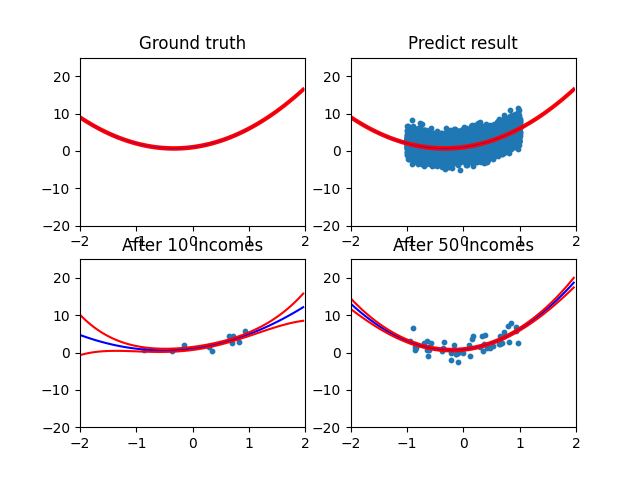

This chart was generated by the following Python code:
import numpy as np
import math
import matplotlib.pyplot as plt
np.set_printoptions(suppress=True)

#----------------------------------------------------------------------------------------------
###1a
def Univariate(mean,var):
    
    std = math.sqrt(var)
    U = np.random.uniform(0,1)
    V = np.random.uniform(0,1)
    lnU = math.log(U)
    z = math.sqrt(-2*lnU)*math.cos(2*math.pi*V)
    answer = z*std + mean
    #print("The mean is %.4f . The std is %.4f . So the answer is %.4f"%(mean,std,answer))
    return answer
    
    """
    std = math.sqrt(var)
    random_data=np.sum(np.random.uniform(size = 12))-6
    random_data=random_data*std+mean
    return(random_data)
    """     
mean =  10
var  =   2    
#Univariate(mean,var)

#----------------------------------------------------------------------------------------------
###1b
def Polynomial(n,a,w,Univariate):
    e = Univariate(0,a)
    x = np.random.uniform(-1,1)
    phi_x = np.array([x ** i for i in range(n)])
    y = np.sum(phi_x * w) + e
    return x,y
n = 3
a = 1
w = np.random.rand(1,n)
#x,y = Polynomial(n,a,w,Univariate)


#------------------------------------------------------------------------------------------------
###2
def mean_data(data):
    return sum(data)/len(data)   
def variance_data(data):
    m = mean_data(data)
    x = [ (i-m)**2 for i in data]
    return sum(x)/(len(data)-1)
def change_variance(data,old_var,old_m,new_m,count):
    new_var = old_var + ((data[count-1]-old_m)**2)/len(data)-old_var/(len(data)-1)
    return new_var
def Sequential_Estimator(mean,var,Univariate,mean_data,variance_data):
    threshold = 0.0005
    data = []
    data.append(Univariate(mean,var))
    new_m = mean_data(data)
    new_var = 0
    print("Add data :%.10f"%(data[-1]),end="  ")
    print("Mean:%.10f  Var:0"%new_m)
    count = 1
    #for i in range(20000):
    while(True):
        count+=1
        data.append(Univariate(mean,var))
        print("The iteration is %d\t Add data :%.10f"%(count,data[count-1]),end="  ")
        old_m = new_m
        new_m = mean_data(data)
        old_var = new_var
        new_var = change_variance(data,old_var,old_m,new_m,count)
        print("Mean:%.10f  Var:%.10f"%(new_m,new_var))
        if (abs(new_m-old_m)<threshold) and (abs(new_var-old_var))<threshold:
            break
    return 0
mean = 3
var  = 5
#Sequential_Estimator(mean,var,Univariate,mean_data,variance_data)
#--------------------------------------------------------------------------------------------
##3
def matrix_print(matrix):
    N , M = matrix.shape
    for i in range(N):
        print("",end = "          ")
        for j in range(M):
            print(matrix[i][j],end="")
        print()
def baysian_linear_regression(b, n, a, w,Univariate):
    data, result = [], []
    
    mean = np.zeros((n, 1))
    cov = np.identity(n) * 1 / b
    #Prior(w) ~ N(0,b^(-1)*I)
    
    for i in range(10000):
        x , y = Polynomial(n,a,w,Univariate)
        data.append([x,y])
        print("-----------------------------------")
        print("Add data point %.10f %.10f"%(x,y))
        phi_x = np.array([[x**i for i in range(n)]])
        
        cov_new = np.linalg.inv( a * np.dot(phi_x.T , phi_x) + np.linalg.inv(cov))
        mean = np.dot(cov_new , a*phi_x.T * y +np.dot(np.linalg.inv(cov),mean))
        cov  = cov_new
        
        predictive_mean = np.dot(phi_x,mean).squeeze()
        predictive_var = 1/a + np.dot(np.dot(phi_x,cov),phi_x.T).squeeze()
        
        if i==9 or i==49:
            result.append([mean,cov])
        
        print("Postiror mean :")
        matrix_print(mean)
        print("Postiror variance :")
        matrix_print(cov)
        print("Predictive distribution ~N(%.5f , %.5f)"%(predictive_mean,predictive_var))
    
    result_title = ["Predict result", "After 10 incomes", "After 50 incomes"]
    point_amount = [-1, 10, 50]
    
    plot_n = 100
    data = np.array(data)
    result.insert(0,[mean,cov])

    plot_x = np.array(range(plot_n)) / plot_n * 4 - 2
    plot_phi_x = np.array([[p ** i for i in range(n)] for p in plot_x])
    plot_mean = np.array([np.dot(w, plot_phi_x[i]) for i in range(plot_n)])
    

    
    plt.subplot(2, 2, 1)
    plt.title("Ground truth")
    plt.axis([-2, 2, -20, 25])
    
    plt.plot(plot_x, plot_mean, 'b')
    plt.plot(plot_x, plot_mean + 1 / a, 'r')
    plt.plot(plot_x, plot_mean - 1 / a, 'r')
    
    for i in range(3):
        plot_mean = np.array([np.dot(result[i][0].T, plot_phi_x[j]) for j in range(plot_n)])
        plot_var = np.array([[1/a + np.dot(np.dot(plot_phi_x[j], result[i][1]), plot_phi_x[j].T)] for j in range(plot_n)])
        
        plt.subplot(2, 2, i + 2)
        plt.title(result_title[i])
        plt.axis([-2, 2, -20, 25])
        
        plt.scatter(data[:, 0][:point_amount[i]], data[:, 1][:point_amount[i]], s=10)
        plt.plot(plot_x, plot_mean, 'b')
        plt.plot(plot_x, plot_mean + plot_var, 'r')
        plt.plot(plot_x, plot_mean - plot_var, 'r')
    plt.savefig("hw3.png")
b=100
n=4
a=1
w=np.array([1,2,3,4])
baysian_linear_regression(b, n, a, w,Univariate)